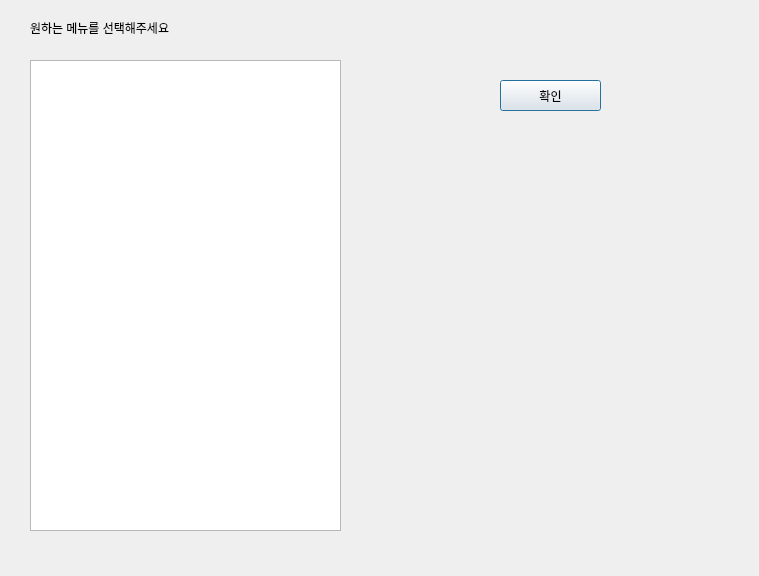
<?xml version="1.0" encoding="UTF-8"?>
<ui version="4.0">
 <class>Dialog</class>
 <widget class="QDialog" name="Dialog">
  <property name="geometry">
   <rect>
    <x>0</x>
    <y>0</y>
    <width>759</width>
    <height>576</height>
   </rect>
  </property>
  <property name="windowTitle">
   <string>모두의 이유식</string>
  </property>
  <widget class="QPushButton" name="pushbtn">
   <property name="geometry">
    <rect>
     <x>500</x>
     <y>80</y>
     <width>101</width>
     <height>31</height>
    </rect>
   </property>
   <property name="text">
    <string>확인</string>
   </property>
  </widget>
  <widget class="QLabel" name="label">
   <property name="geometry">
    <rect>
     <x>30</x>
     <y>20</y>
     <width>321</width>
     <height>16</height>
    </rect>
   </property>
   <property name="text">
    <string>원하는 메뉴를 선택해주세요</string>
   </property>
  </widget>
  <widget class="QListWidget" name="list_w">
   <property name="geometry">
    <rect>
     <x>30</x>
     <y>60</y>
     <width>311</width>
     <height>471</height>
    </rect>
   </property>
  </widget>
  <widget class="QLabel" name="img_label">
   <property name="geometry">
    <rect>
     <x>370</x>
     <y>200</y>
     <width>341</width>
     <height>321</height>
    </rect>
   </property>
   <property name="text">
    <string/>
   </property>
  </widget>
 </widget>
 <resources/>
 <connections/>
</ui>
